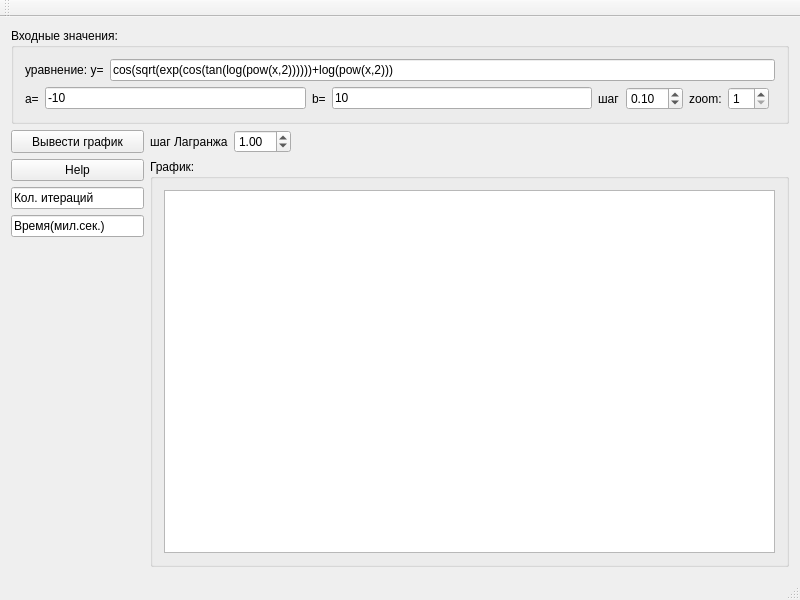
<?xml version="1.0" encoding="UTF-8"?>
<ui version="4.0">
 <class>MainWindow</class>
 <widget class="QMainWindow" name="MainWindow">
  <property name="geometry">
   <rect>
    <x>0</x>
    <y>0</y>
    <width>800</width>
    <height>600</height>
   </rect>
  </property>
  <property name="minimumSize">
   <size>
    <width>800</width>
    <height>600</height>
   </size>
  </property>
  <property name="windowTitle">
   <string>MainWindow</string>
  </property>
  <widget class="QWidget" name="centralWidget">
   <layout class="QGridLayout" name="gridLayout_3">
    <item row="0" column="0" colspan="3">
     <widget class="QGroupBox" name="groupBox">
      <property name="maximumSize">
       <size>
        <width>16777215</width>
        <height>110</height>
       </size>
      </property>
      <property name="title">
       <string>Входные значения:</string>
      </property>
      <layout class="QGridLayout" name="gridLayout">
       <item row="1" column="2">
        <layout class="QHBoxLayout" name="horizontalLayout_5">
         <item>
          <widget class="QLabel" name="label_6">
           <property name="text">
            <string>шаг</string>
           </property>
          </widget>
         </item>
         <item>
          <widget class="QDoubleSpinBox" name="doubleSpinBox">
           <property name="minimum">
            <double>0.010000000000000</double>
           </property>
           <property name="value">
            <double>0.100000000000000</double>
           </property>
          </widget>
         </item>
        </layout>
       </item>
       <item row="0" column="0" colspan="5">
        <layout class="QFormLayout" name="formLayout">
         <property name="fieldGrowthPolicy">
          <enum>QFormLayout::AllNonFixedFieldsGrow</enum>
         </property>
         <item row="0" column="0">
          <widget class="QLabel" name="label">
           <property name="text">
            <string>уравнение: y=</string>
           </property>
          </widget>
         </item>
         <item row="0" column="1">
          <widget class="QLineEdit" name="lineEdit">
           <property name="text">
            <string>cos(sqrt(exp(cos(tan(log(pow(x,2))))))+log(pow(x,2)))</string>
           </property>
          </widget>
         </item>
        </layout>
       </item>
       <item row="1" column="0">
        <layout class="QHBoxLayout" name="horizontalLayout">
         <item>
          <widget class="QLabel" name="label_2">
           <property name="text">
            <string>a=</string>
           </property>
          </widget>
         </item>
         <item>
          <widget class="QLineEdit" name="lineEdit_2">
           <property name="inputMask">
            <string/>
           </property>
           <property name="text">
            <string>-10</string>
           </property>
          </widget>
         </item>
        </layout>
       </item>
       <item row="1" column="1">
        <layout class="QHBoxLayout" name="horizontalLayout_2">
         <item>
          <widget class="QLabel" name="label_3">
           <property name="text">
            <string>b=</string>
           </property>
          </widget>
         </item>
         <item>
          <widget class="QLineEdit" name="lineEdit_3">
           <property name="text">
            <string>10</string>
           </property>
          </widget>
         </item>
        </layout>
       </item>
       <item row="1" column="3">
        <layout class="QHBoxLayout" name="horizontalLayout_4">
         <item>
          <widget class="QLabel" name="label_5">
           <property name="text">
            <string>zoom:</string>
           </property>
          </widget>
         </item>
         <item>
          <widget class="QSpinBox" name="spinBox">
           <property name="minimum">
            <number>1</number>
           </property>
           <property name="maximum">
            <number>10</number>
           </property>
          </widget>
         </item>
        </layout>
       </item>
      </layout>
     </widget>
    </item>
    <item row="1" column="0">
     <widget class="QPushButton" name="pushButton_2">
      <property name="maximumSize">
       <size>
        <width>133</width>
        <height>30</height>
       </size>
      </property>
      <property name="text">
       <string>Вывести график</string>
      </property>
     </widget>
    </item>
    <item row="1" column="1">
     <layout class="QHBoxLayout" name="horizontalLayout_6">
      <item>
       <widget class="QLabel" name="label_7">
        <property name="text">
         <string>шаг Лагранжа</string>
        </property>
       </widget>
      </item>
      <item>
       <widget class="QDoubleSpinBox" name="doubleSpinBox_2">
        <property name="minimum">
         <double>0.010000000000000</double>
        </property>
        <property name="value">
         <double>1.000000000000000</double>
        </property>
       </widget>
      </item>
     </layout>
    </item>
    <item row="1" column="2">
     <spacer name="horizontalSpacer">
      <property name="orientation">
       <enum>Qt::Horizontal</enum>
      </property>
      <property name="sizeHint" stdset="0">
       <size>
        <width>450</width>
        <height>20</height>
       </size>
      </property>
     </spacer>
    </item>
    <item row="2" column="0">
     <widget class="QPushButton" name="pushButton">
      <property name="text">
       <string>Help</string>
      </property>
     </widget>
    </item>
    <item row="2" column="1" rowspan="4" colspan="2">
     <widget class="QGroupBox" name="groupBox_2">
      <property name="title">
       <string>График:</string>
      </property>
      <layout class="QGridLayout" name="gridLayout_2">
       <item row="0" column="0">
        <widget class="QGraphicsView" name="graphicsView">
         <property name="minimumSize">
          <size>
           <width>0</width>
           <height>0</height>
          </size>
         </property>
        </widget>
       </item>
      </layout>
     </widget>
    </item>
    <item row="3" column="0">
     <widget class="QLineEdit" name="lineEdit_5">
      <property name="maximumSize">
       <size>
        <width>133</width>
        <height>30</height>
       </size>
      </property>
      <property name="text">
       <string>Кол. итераций</string>
      </property>
     </widget>
    </item>
    <item row="4" column="0">
     <widget class="QLineEdit" name="lineEdit_7">
      <property name="maximumSize">
       <size>
        <width>133</width>
        <height>30</height>
       </size>
      </property>
      <property name="text">
       <string>Время(мил.сек.)</string>
      </property>
     </widget>
    </item>
    <item row="5" column="0">
     <spacer name="verticalSpacer">
      <property name="orientation">
       <enum>Qt::Vertical</enum>
      </property>
      <property name="sizeHint" stdset="0">
       <size>
        <width>20</width>
        <height>266</height>
       </size>
      </property>
     </spacer>
    </item>
   </layout>
  </widget>
  <widget class="QMenuBar" name="menuBar">
   <property name="geometry">
    <rect>
     <x>0</x>
     <y>0</y>
     <width>800</width>
     <height>24</height>
    </rect>
   </property>
  </widget>
  <widget class="QToolBar" name="mainToolBar">
   <attribute name="toolBarArea">
    <enum>TopToolBarArea</enum>
   </attribute>
   <attribute name="toolBarBreak">
    <bool>false</bool>
   </attribute>
  </widget>
  <widget class="QStatusBar" name="statusBar"/>
 </widget>
 <layoutdefault spacing="6" margin="11"/>
 <resources/>
 <connections/>
</ui>
